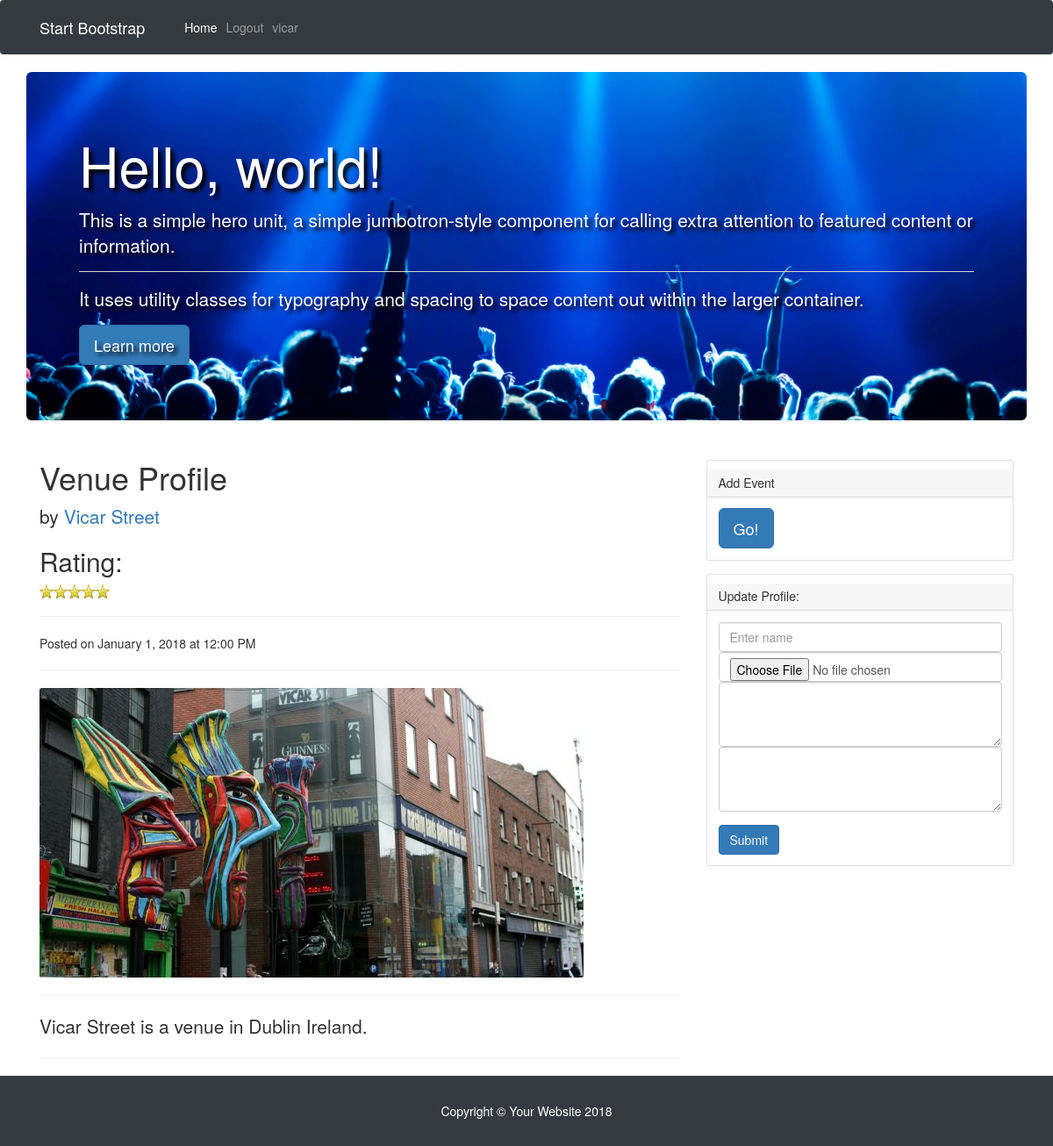
Before: /profile.php (signed in) with the older database file.
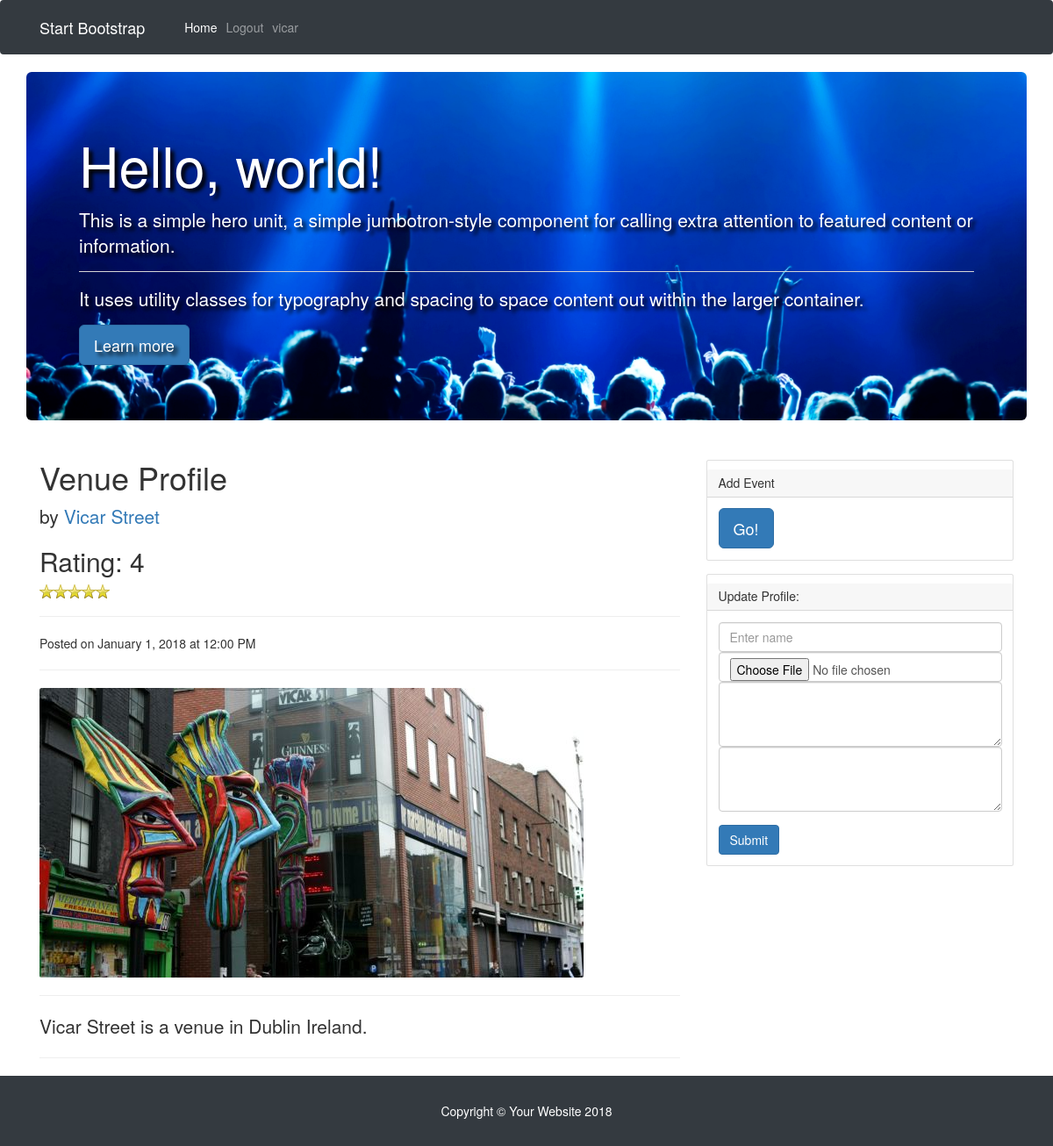
After: the same page with the newer database file.
### tables this page shows
CREATE TABLE IF NOT EXISTS `venue` (
  `id` int(11) NOT NULL,
  `name` varchar(250) DEFAULT NULL,
  `address` mediumtext,
  `image` varchar(200) DEFAULT NULL,
  `bio` longtext,
  `rating` double DEFAULT NULL,
  PRIMARY KEY (`id`),
  CONSTRAINT `FK_venue_users` FOREIGN KEY (`id`) REFERENCES `users` (`id`) ON DELETE CASCADE ON UPDATE CASCADE
);

### profile.php (called while the page is built, shortened)
<?php
include 'partials/header.php';
include 'partials/home_hero.php';
 include 'partials/profilePartial.php';
 include 'partials/footer.php';

### partials/venueProfile.php (the view, shortened to what this page needs)
<?php
        if (isset($_SESSION['username'])) {
            $id = $_SESSION['id'];
        }
            $query = "SELECT * FROM venue WHERE id = '$id'";
            $result = mysqli_query($conn, $query) or die(mysqli_error($conn));
            $count = mysqli_num_rows($result);
            if ($count > 0) {
                $row = $result->fetch_assoc();
                $name = $row['name'];
                $img = $row['image'];
                $bio = $row['bio'];
                $rating = $row['rating'];
            }
?>
        <div class="col-lg-8">
          <h1 class="mt-4">Venue Profile</h1>
          <p class="lead">
            by
            <a href="#"><?php echo $name ?></a>
          </p>
          <h2>Rating: <?php echo $rating ?></h2>
<span class="stars"><?php echo $rating ?></span>
          <hr>
          <p>Posted on January 1, 2018 at 12:00 PM</p>
          <hr>
          <img class="img-fluid rounded" src="<?php echo $img ?>" alt="">
          <hr>
          <p class="lead"><?php echo $bio ?></p>
          <hr>
        </div>
        <div class="col-md-4">
          <div class="card my-4">
            <h5 class="card-header">Add Event</h5>
            <div class="card-body">
              <div class="input-group">
                    <form method="get" action="addEvent.php">
                  <button class="btn btn-primary btn-lg " type="submit" >Go!</button>
                  </form>
              </div>
            </div>
          </div>
         <div class="card my-4">
            <h5 class="card-header">Update Profile:</h5>
            <div class="card-body">
              <form method="post" action="createProfile.php" enctype="multipart/form-data">
                <div class="form-group">
                    <input class="form-control" type="text" name="name" Value="" placeholder="Enter name">
                    <input class="form-control" type="file" name="fileToUpload" id="fileToUpload">
                    <textarea class="form-control" rows="3" name="bio"></textarea>
                    <textarea class="form-control" rows="3" name="address"></textarea>
                </div>
                <button type="submit" name="submit" class="btn btn-primary">Submit</button>
              </form>
            </div>
          </div>
        </div>

Changed rows visible on the page:
changed venue "Vicar Street": rating (not shown) → "4"
